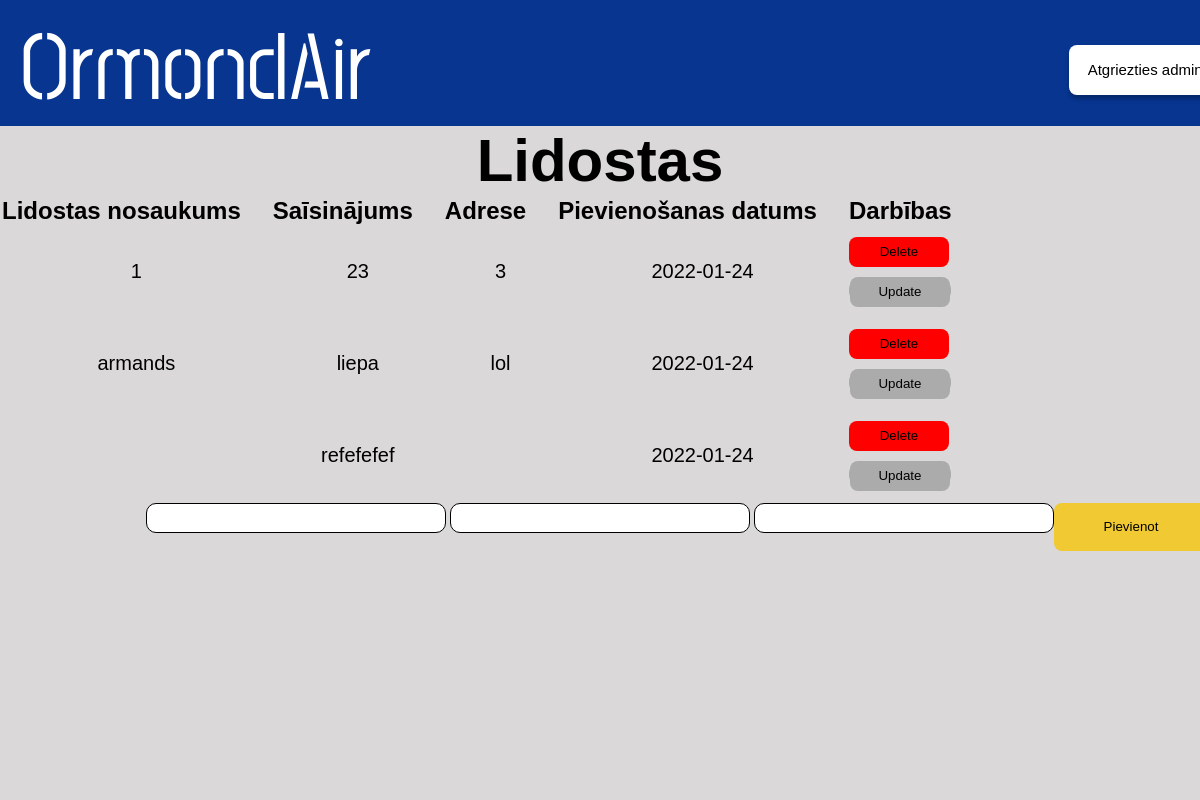
The app's page /admin/lidostas, older data.
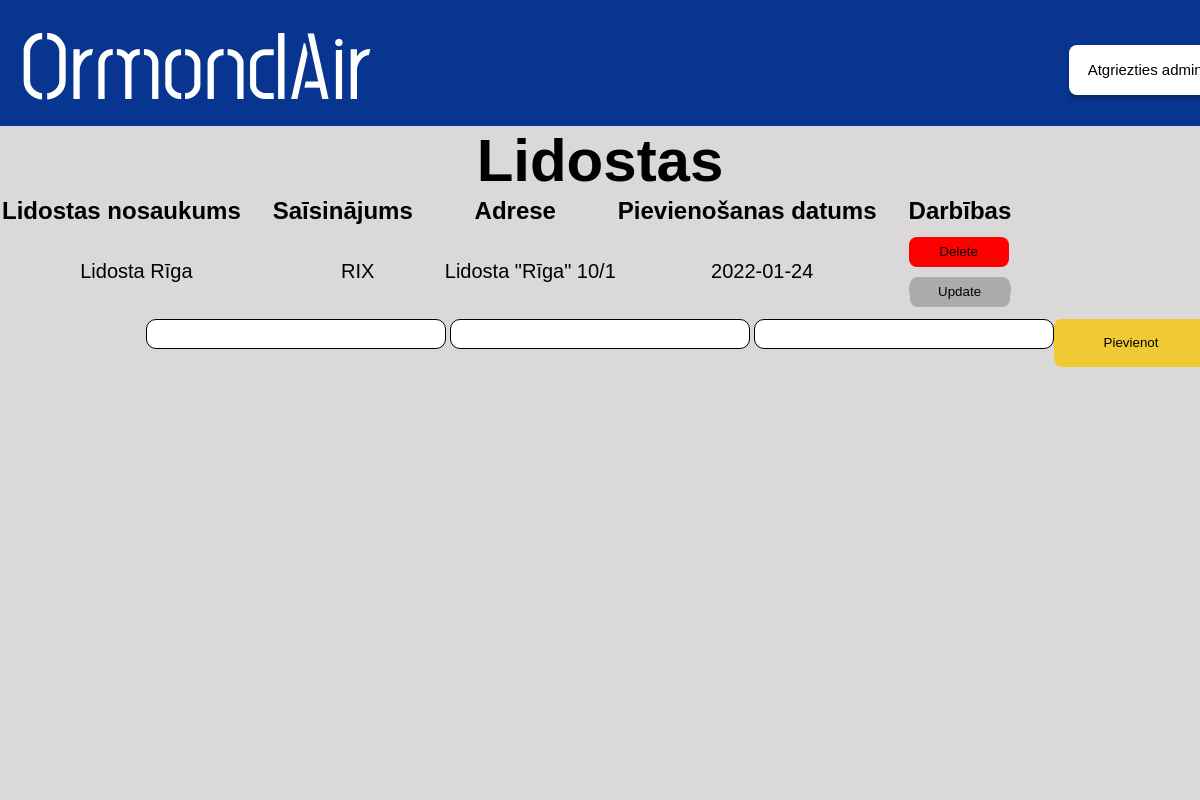
The same page, newer data.
### main.py (models this page shows, shortened)
class Lidosta(db.Model):
  id = db.Column(db.Integer, primary_key = True)
  content = db.Column(db.String(200), nullable = False)
  saisinajums = db.Column(db.String(3), nullable = False)
  adrese = db.Column(db.String(200), nullable = False)
  date_created = db.Column(db.DateTime, default = datetime.utcnow)

### main.py (the view)
@app.route('/admin/lidostas', methods=['POST', 'GET'])
def lidostas():
  if request.method == 'POST':
    new_airport = Lidosta(content=request.form['content'],saisinajums = request.form['saisinajums'], adrese =request.form['adrese'])
    try:
      db.session.add(new_airport)
      db.session.commit()
      return redirect('/admin/lidostas')
    except:
      return "Draugi nav labi!"
  else:
    tasks = Lidosta.query.order_by(Lidosta.date_created).all()
    return render_template('adminlidostas.html', tasks=tasks)

### templates/adminlidostas.html (shortened to what this page needs)
<!DOCTYPE html>
<html lang="en">
  <head>
    <link href="/static/css/adminlidostas.css" rel="stylesheet" />
  </head>
  <body>
    <div id = "augsejaisBaneris">
      <a href="/">
        <h1 id = "homePage">OrmondAir</h1>
      </a>
      <a href="/admin">
        <button id="atgriezties_admin">Atgriezties admin</button>
      </a>
    </div>
    <div id = "apaksejaisBaneris">
      <div class = "tabula">
        <h1 id = "virsraksts">Lidostas</h1>
        {% if tasks|length < 1 %}
        <h4 id = "apaksraksts">Nav pievienota neviena lidosta! </h4>
        {% else %}
        <table>
           <tr>
            <th class = "teksts">Lidostas nosaukums</th>
            <th class = "teksts">Saīsinājums</th>
            <th class = "teksts">Adrese</th>
            <th class = "teksts">Pievienošanas datums</th>
            <th class = "teksts">Darbības</th>
          </tr>
          {% for task in tasks %}
            <tr>
              <td class = "dbteksts">{{ task.content }}</td>
              <td class = "dbteksts">{{ task.saisinajums }}</td>
              <td class = "dbteksts">{{ task.adrese }}</td>
              <td class = "dbteksts">{{ task.date_created.date() }}</td>
              <td>
                <a href="/delete/{{task.id}}"><button id = dzest>Delete</button></a>
                <br>
                <a id = labot href="/update/{{task.id}}"><button id = labot>Update</button></a>
              </td>
            </tr>
          {% endfor %}
        </table>
        {% endif %}
        <form action="/admin/lidostas" method="POST" id = "form">
          <input class = input type="text" name="content" id="content" maxlength="50">
          <input class = input type="text" name="saisinajums" id="saisinajums" maxlength="3">
          <input class = input type="text" name="adrese" id="adrese" maxlength="50">
          <input type="submit" value="Pievienot" id="pievienot">
        </form>
    </div>
    </div>
  </body>
</html>

### static/css/adminlidostas.css (style rules this page uses)
* { margin: 0; padding: 0; box-sizing: border-box; text-decoration: none; }
#augsejaisBaneris { position: absolute; left: 0%; right: 0%; top: 0%; bottom: 84.28%; background: #073590; }
#homePage { position: absolute; left: 0%; font-family: Post No Bills Colombo Medium; font-size: 96px; display: flex; margin-left: 20px; color: #ffffff; user-select: none; }
#apaksejaisBaneris { position: absolute; left: 0%; right: 0%; top: 15.72%; bottom: 0%; background: rgba(186, 182, 182, 0.53); }
#atgriezties_admin { position: absolute; width: 152px; height: 50.63px; left: 89.1%; top: 35.4%; background: #ffffff; border-radius: 8px; box-shadow: 0px 4px 4px rgba(0, 0, 0, 0.25); border-style: none; font-family: Arial, Helvetica, sans-serif; font-size: 15px; cursor: pointer; }
#pievienot { position: absolute; width: 154px; height: 48px; background: #f1c933; border-radius: 8px; outline: none; cursor: pointer; border: 1px solid transparent; }
.teksts { font-family: Arial, Helvetica, sans-serif; font-size: 24px; color: #000000; padding-right: 30px; }
.input { background: #ffffff; border: 1px solid #000000; box-sizing: border-box; border-radius: 10px; outline: none; padding-left: 20px; padding-right: 20px; width: 300px; height: 30px; }
#dzest { width: 100px; height: 30px; background: #FF0000; border-radius: 8px; outline: none; cursor: pointer; border: 1px solid transparent; margin-top: 10px; }
#labot { width: 100px; height: 30px; background: #ababab; border-radius: 8px; outline: none; cursor: pointer; border: 1px solid transparent; margin-bottom: 10px; margin-top: 10px; }
.dbteksts { text-align: center; font-family: Arial, Helvetica, sans-serif; font-size: 20px; color: #000000; }
#virsraksts { text-align: center; font-family: Arial, Helvetica, sans-serif; font-size: 60px; color: #000000; }
#form { text-align:center; }

Row changes from the older to the newer data that the page shows:
removed Lidosta: content "1", saisinajums "23", adrese "3", date_created "2022-01-24"
removed Lidosta: content "armands", saisinajums "liepa", adrese "lol", date_created "2022-01-24"
removed Lidosta: saisinajums "refefefef", date_created "2022-01-24"
added Lidosta: content "Lidosta Rīga", saisinajums "RIX", adrese "Lidosta \"Rīga\" 10/1", date_created "2022-01-24"
